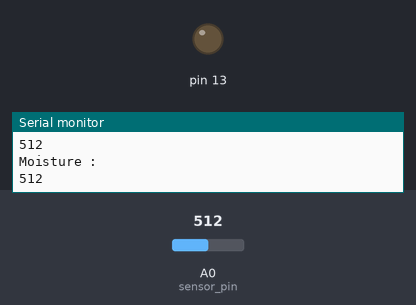
Bench run of a sketch on a simulated Arduino Uno, built with avr-gcc and run on an emulated ATmega328P. Shown: output pins drawn as LEDs (lit = HIGH), the last lines printed to the serial monitor. The test bench sets the inputs (shaded band); at power-on: A0 (sensor_pin) = 512.

Above: at 3.2 s.
3.3 s: A0 (sensor_pin) set to 488
At 5.2 s:
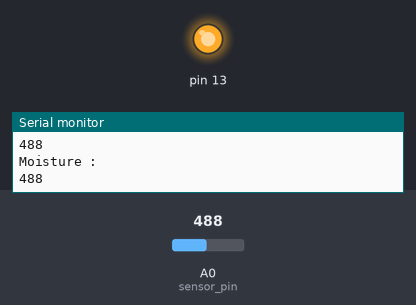
5.5 s: A0 (sensor_pin) set to 510
At 6.9 s:
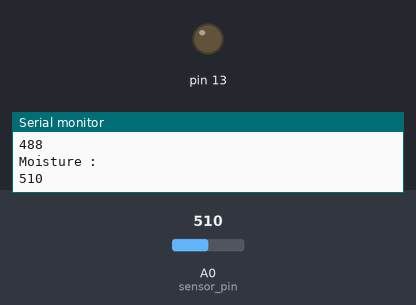
7.5 s: A0 (sensor_pin) set to 490
At 8.5 s:
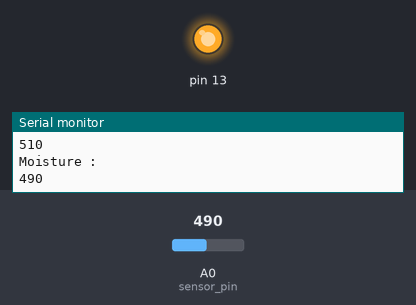
Timing chart, 0 to 10.5 s (numbered marks = the images above; inputs shaded):
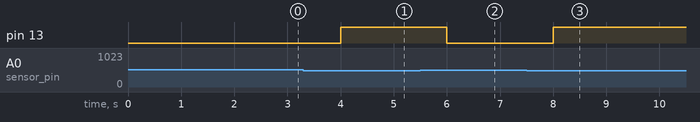

Measured:
- the behaviour switches between 500 and 499 on A0 (sensor_pin) (found by bisection; images 0 and 1)
- after the input at 3.3 s, pin 13: LOW → HIGH after 0.70 s
- after the input at 5.5 s, pin 13: HIGH → LOW after 0.50 s
- after the input at 7.5 s, pin 13: LOW → HIGH after 0.50 s

The sketch:

moist_led.ino
```cpp
int sensor_pin = A0;
int sensorValue ;
int limit = 500;

void setup() {

  Serial.begin(9600);

  pinMode(13, OUTPUT);

  Serial.println("Reading From the Sensor ...");

  delay(2000);

  }

void loop() {

  sensorValue = analogRead(sensor_pin);

  //sensorValue = map(output_value,550,0,0,100);

  Serial.println("Moisture : ");

  Serial.println(sensorValue);

  //Serial.println("%");

  if (sensorValue<limit)  {
    digitalWrite(13, HIGH);
  }
  else  {
    digitalWrite(13, LOW);
  }


  delay(1000);

}
```
